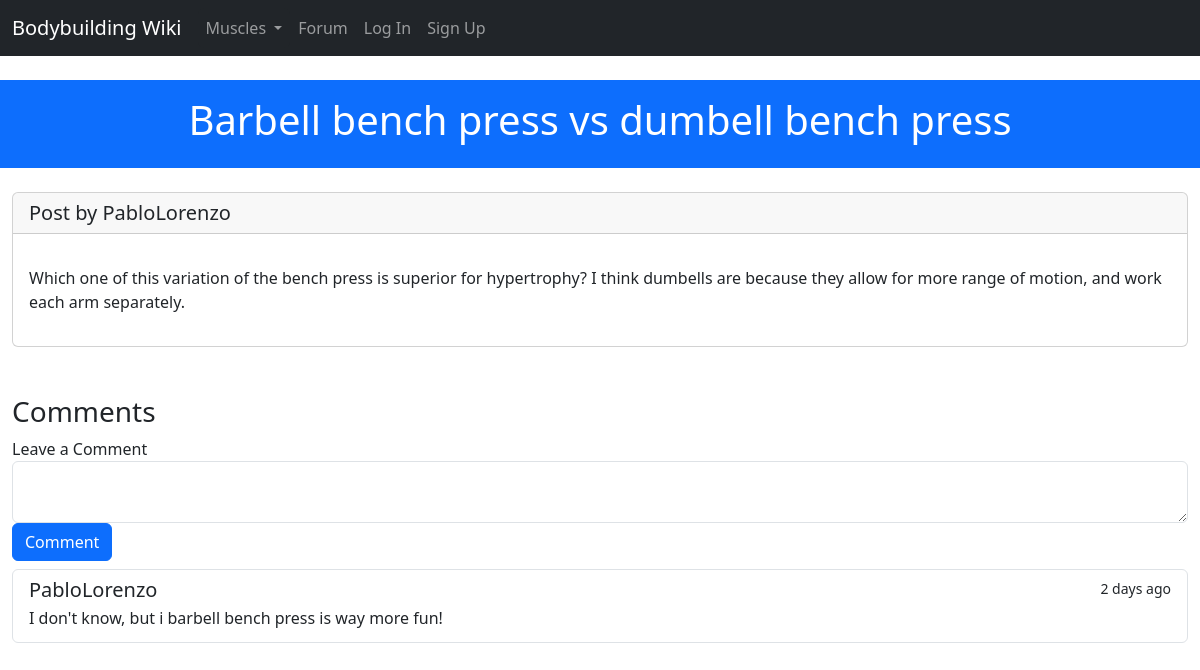
Screenshot of /forum/post/4/ with the database file from the repository.
### project/forum/models.py (models this page shows)
class Post(db.Model):
 __tablename__ = 'posts'
 id = db.Column(db.Integer, primary_key=True)
 title = db.Column(db.String(50))
 body = db.Column(db.Text)
 timestamp = db.Column(db.DateTime, index=True, default=datetime.utcnow)
 author_id = db.Column(db.Integer, db.ForeignKey('users.id'))
 comments = db.Relationship('Comment', backref='post', lazy='dynamic')

class Comment(db.Model):
 __tablename__ = 'comments'
 id = db.Column(db.Integer, primary_key=True)
 text = db.Column(db.Text())
 author_id = db.Column(db.Integer, db.ForeignKey('users.id'))
 timestamp = db.Column(db.DateTime, index=True, default=datetime.utcnow)
 post_id = db.Column(db.Integer, db.ForeignKey('posts.id'))

### project/auth/models.py (models this page shows, shortened)
class User(UserMixin, db.Model):
    __tablename__ = 'users'
    id = db.Column(db.Integer, primary_key=True)
    username = db.Column(db.String(64), unique=True, index=True)
    email = db.Column(db.String(64), unique=True, index=True)
    role_id = db.Column(db.Integer, db.ForeignKey('roles.id'))
    name = db.Column(db.String(64))
    location = db.Column(db.String(64))
    about_me = db.Column(db.Text())
    member_since = db.Column(db.DateTime(), default=datetime.utcnow) # datetime.utcnow is missing the () at the end. This is because the default argument in db.Column() can take a function as a value.
    last_seen = db.Column(db.DateTime(), default=datetime.utcnow)
    password_hash = db.Column(db.String(128))
    posts = db.relationship('Post', backref='author', lazy='dynamic')
    comments = db.relationship('Comment', backref='author', lazy='dynamic')
    papers_saved = db.relationship('PaperSaved', lazy='dynamic')
    def can(self, perm):
        return self.role is not None and self.role.has_permission(perm)
    @property
    def password(self):
        raise AttributeError('password is not a readable attribute')

### project/forum/views.py (the view)
@forum.route('post/<int:id>/', methods=['GET', 'POST'])
def post_read(id):
    post = Post.query.get_or_404(id)
    form = CommentForm()
    if form.validate_on_submit() and current_user.can(Permission.COMMENT):
        comment = Comment(text=form.text.data, author=current_user._get_current_object(), post=post)
        db.session.add(comment)
        db.session.commit()
        flash('Your comment has been posted!')
        return redirect(url_for('.post_read', id=id))
    return render_template('forum/post.html', post=post, form=form)

### project/forum/forms.py
class CommentForm(FlaskForm):
    text = TextAreaField("What do you think about this?", validators=[DataRequired()])
    submit = SubmitField('Comment')

### project/main/__init__.py (called while the page is built)
@main.app_context_processor
def inject_user():
    return dict(user=current_user or None)

@main.app_context_processor
def inject_permissions():
    return dict(Permission=Permission)

@main.app_context_processor
def inject_muscles():
    return dict(muscles=Muscle.query.all())

### project/templates/forum/post.html (shortened to what this page needs)
{% extends 'base.html' %}
{% block header %}{{post.title}}{% endblock header %}
{% block content %}
    <div class="card">
        <div class="col">
            <h1 class="card-header lead">Post by {{post.author.username}} </h1>
        </div>
        <div class="card-body">
            <p class="text-body">{{post.body}}</p>
        </div>
    </div>
    <div class="row mt-5">
        <div class="col">
            <h3>Comments</h3>
            <form method="post">
                <div class="form-group">
                    <label for="comment">Leave a Comment</label>
                    {{ form.text(class="form-control") }}
                </div>
                <button type="submit" class="btn btn-primary mb-2">Comment</button>
            </form>
            <div class="list-group">
            {% for comment in post.comments.all() %}
                <div class="list-group-item list-group-item-action" aria-current="true">
                    <div class="d-flex w-100 justify-content-between">
                    <h5 class="mb-1">{{comment.author.username}}</a></h5>
                    <small>{{ moment(comment.timestamp).fromNow() }}</small>
                    </div>
                    <p class="mb-1">{{ comment.text }}</p>
                </div>
            {% endfor %}
            </div>
    </div>
{% endblock content %}

### rows the page displays
Post: title "Barbell bench press vs dumbell bench press", body "Which one of this variation of the bench press is superior for hypertrophy? I think dumbells are because they allow for more range of motion, and work each arm separately."
User: author.username "PabloLorenzo"
Comment: author.username "PabloLorenzo", timestamp "2 days ago", text "I don't know, but i barbell bench press is way more fun!"
